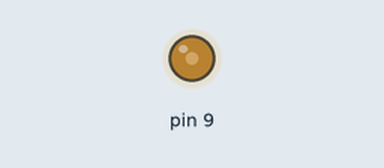
This sketch was run on a simulated Arduino Uno, built with avr-gcc and run on an emulated ATmega328P. On the bench: output pins drawn as LEDs (lit = HIGH).

Above: at 0.1 s.
Timing chart, 0 to 1.6 s (numbered marks = the images above):
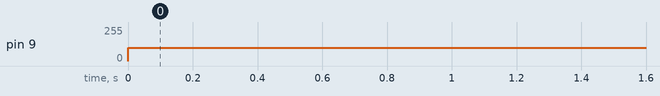

The sketch:

pwm_signal.ino
```cpp
void setup() {
  pinMode(9, OUTPUT);
  // Set pin 9 as an output
  Serial.begin(9600);
}

void loop() {
  analogWrite(9, 100);
/*  // Increase brightness
  for (int brightness = 0; brightness <= 255; brightness++) {
    analogWrite(9, brightness);  // Write the brightness value to pin 9
    delay(100);  // Wait for 10 milliseconds to see the change
    Serial.println(brightness);

  }
  // Decrease brightness
  for (int brightness = 255; brightness >= 0; brightness--) {
    analogWrite(9, brightness);  // Write the brightness value to pin 9
    delay(10);  // Wait for 10 milliseconds to see the change
    Serial.println(brightness);
  }*/
}
```

Measured:
- by itself, pin 9: 0/255 → 100/255 at 0.00 s
